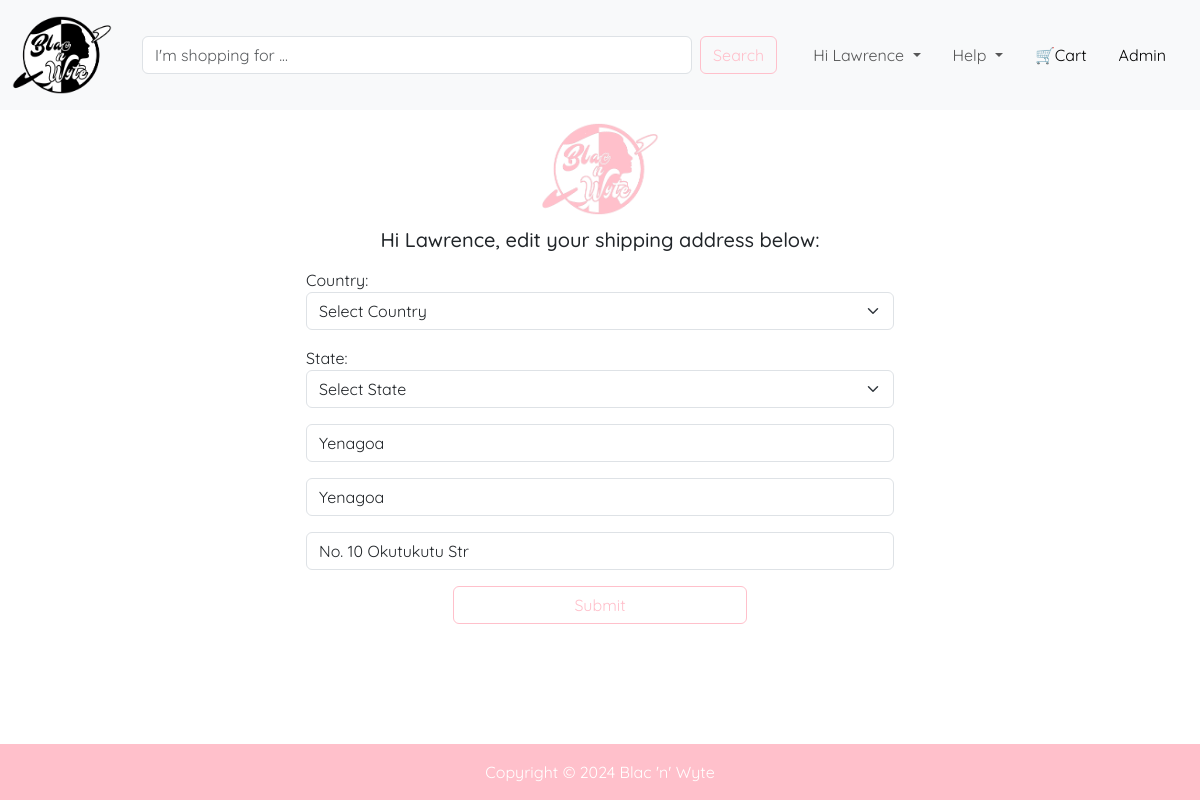
/address/1 (signed in), run on the app's committed database.
### database.py (models this page shows, shortened)
class User(db.Model, UserMixin):
    id: Mapped[int] = mapped_column(primary_key=True)
    email: Mapped[str] = mapped_column(unique=True)
    firstname: Mapped[str]
    lastname: Mapped[str]
    phone: Mapped[int] = mapped_column(Integer)
    password: Mapped[str] = mapped_column(nullable=False)
    country: Mapped[str]
    state: Mapped[str]
    localgovt: Mapped[str]
    city: Mapped[str] = mapped_column(String(70))
    address: Mapped[str]
    registered_on: Mapped[DateTime] = mapped_column(DateTime, nullable=False)
    confirmed: Mapped[bool] = mapped_column(default=False, nullable=False)
    confirmed_on: Mapped[DateTime] = mapped_column(DateTime, nullable=True)
    is_admin: Mapped[bool] = mapped_column(Boolean, default=False, nullable=False)
    user_cart: Mapped[str] = relationship("Cart", back_populates="cart_user")
    user_order: Mapped[str] = relationship("Order", back_populates="order_user")

### onlinestore.py (the view, shortened to what this page needs)
@app.route('/address/<idx>', methods=["GET", "POST", "PATCH"])
@login_required
def edit_address(idx):
    form = ShippingAddressEditForm()
    user = db.session.execute(db.select(User).where(User.id == idx)).scalar()
    form.localgovt.data = user.localgovt
    form.city.data = user.city
    form.address.data = user.address
    return render_template('address_edit.html', form=form, logged_in=current_user.is_authenticated, user=current_user, year=year)

### method_override.py (called while the page is built)
    def __call__(self, environ, start_response):
        method = environ.get('HTTP_X_HTTP_METHOD_OVERRIDE', '').upper()
        if method in self.allowed_methods:
            environ['REQUEST_METHOD'] = method
        if method in self.bodyless_methods:
            environ['CONTENT_LENGTH'] = '0'
        return self.app(environ, start_response)

### onlinestore.py (called while the page is built)
@login_manager.user_loader
def user_loader(user_id):
    return db.session.execute(db.select(User).where(User.id == user_id)).scalar()

@app.before_request
def track_history():
    if request.endpoint == 'static' or request.method != 'GET':
        return
    history = session.get('history', [])
    history.append(request.url)
    if len(history) > 3:
        history.pop(0)
    session['history'] = history

### templates/address_edit.html (shortened to what this page needs)
{% extends "header.html" %}
{% block content %}
    <section id="signup" class="">
      <div class="container-fluid">
        <div class="login-logo text-center">
          <img src="{{url_for('static', filename='images/pinklogo.png')}}" alt="blacnwyte logo">
        </div>
        <h5 class="text-center">Hi {{ user.firstname }}, edit your shipping address below:</h5>
        <div class="signup">
          <form method="POST">
            {{ form.country.label }} {{ form.country }}
            {{ form.state.label }} {{ form.state }}
            {{ form.localgovt }}
            {{ form.city }}
            {{ form.address }}
            <div class="text-center d-grid gap-2 col-6 mx-auto">
              {{ form.submit }}
            </div>
          </form>
        </div>
      </div>
    </section>
{% endblock %}

### templates/header.html (shortened to what this page needs)
<!doctype html>
<html lang="en">
  <head>
    <link href="https://cdn.jsdelivr.net/npm/bootstrap@5.3.3/dist/css/bootstrap.min.css" rel="stylesheet">
    <link rel="stylesheet" href="{{ url_for('static', filename='css/style.css') }}">
  </head>
  <body>
    <nav class="navbar fixed-top navbar-expand-lg bg-body-tertiary">
      <div class="container-fluid">
        <a class="navbar-brand" href="{{ url_for('index') }}">
          <img src="{{url_for('static', filename='images/logo.png')}}" alt="Blac'n'Wyte" width="100" height="100">
        </a>
        <div class="collapse navbar-collapse" id="navbarSupportedContent">
          <form class="d-flex mx-auto" role="search">
            <input class="form-control me-2" type="search" placeholder="I'm shopping for ..." aria-label="Search">
            <button class="btn btn-outline-success" type="submit">Search</button>
          </form>
          <ul class="navbar-nav mx-auto mb-2 mb-lg-0">
            <li class="nav-item dropdown">
              {% if logged_in: %}
              <a class="nav-link dropdown-toggle" href="{{ url_for('index') }}" role="button" data-bs-toggle="dropdown" aria-expanded="false">
                Hi {{ user.firstname }}
              </a>
              {% else: %}
              <a class="nav-link dropdown-toggle" href="#" role="button" data-bs-toggle="dropdown" aria-expanded="false">
                Account
              </a>
              {% endif %}
            </li>
            <li class="nav-item dropdown ms-3">
              <a class="nav-link dropdown-toggle" href="#" role="button" data-bs-toggle="dropdown" aria-expanded="false">
                Help
              </a>
            </li>
            <li class="nav-item ms-3">
              <a class="nav-link active" href="{{ url_for('all_cart') }}" aria-current="page">🛒Cart</a>
            </li>
            {% if user.email == 'lawrence.nno@gmail.com' or user.is_admin == True %}
              <li class="nav-item ms-3">
                <a class="nav-link active" href="{{ url_for('admin.index') }}" aria-current="page">Admin</a>
              </li>
            {% else: %}
              <li class="nav-item ms-3">
                <a class="nav-link active" href="{{ url_for('index') }}" aria-current="page">Home</a>
              </li>
            {% endif %}
          </ul>
        </div>
      </div>
    </nav>
    <main>
      {% block content %}
      {% endblock %}
    </main>
    <footer class="text-center">
      Copyright &#169; {{ year }} Blac 'n' Wyte
    </footer>
  </body>
</html>

### static/css/style.css (style rules this page uses)
body { font-family: "Quicksand", sans-serif; font-optical-sizing: auto; display: flex; flex-direction: column; min-height: 100vh; }
main { flex-grow: 1 !important; }
footer { margin-top: 1rem; padding: 1rem; background-color: pink; color: white; }
.navbar { --bs-navbar-padding-x: 0; --bs-navbar-padding-y: 0; --bs-navbar-color: rgba(var(--bs-emphasis-color-rgb), 0.65); --bs-navbar-hover-color: rgba(var(--bs-emphasis-color-rgb), 0.8); --bs-navbar-disabled-color: rgba(var(--bs-emphasis-color-rgb), 0.3); --bs-navbar-active-color: rgba(var(--bs-emphasis-color-rgb), 1); --bs-navbar-brand-padding-y: 0.3125rem; --bs-navbar-brand-margin-end: 1rem; --bs-navbar-brand-font-size: 1.25rem; --bs-navbar-brand-color: rgba(var(--bs-emphasis-color-rgb), 1); --bs-navbar-brand-hover-color: rgba(var(--bs-emphasis-color-rgb), 1); --bs-navbar-nav-link-padding-x: 0.5rem; --bs-navbar-toggler-padding-y: 0.25rem; --bs-navbar-toggler-padding-x: 0.75rem; --bs-navbar-toggler-font-size: 1.25rem; --bs-navbar-toggler-border-color: rgba(var(--bs-emphasis-color-rgb), 0.15); --bs-navbar-toggler-border-radius: var(--bs-border-radius); --bs-navbar-toggler-focus-width: 0.25rem; --bs-navbar-toggler-transition: box-shadow 0.15s ease-in-out; position: relative; display: flex; flex-wrap: wrap; align-items: center; justify-content: space-between; padding: var(--bs-navbar-padding-y) var(--bs-navbar-padding-x); }
.btn-outline-success { --bs-btn-color: #FFC0CB; --bs-btn-border-color: #FFC0CB; --bs-btn-hover-color: #fff; --bs-btn-hover-bg: #FFC0CB; --bs-btn-hover-border-color: #FFC0CB; --bs-btn-focus-shadow-rgb: 25,135,84; --bs-btn-active-color: #fff; --bs-btn-active-bg: #FFC0CB; --bs-btn-active-border-color: #FFC0CB; --bs-btn-active-shadow: inset 0 3px 5px rgba(0, 0, 0, 0.125); --bs-btn-disabled-color: #FFC0CB; --bs-btn-disabled-bg: transparent; --bs-btn-disabled-border-color: #FFC0CB; --bs-gradient: none; }
.form-control.me-2 { width: 550px; }
.signup { width: 50%; margin: 1rem auto; }
.login-logo img { width: 10%; object-fit: contain; }

### data on the page
User: firstname "Lawrence", country "Select Country", state "Select State", localgovt "Yenagoa", city "Yenagoa", address "No. 10 Okutukutu Str"

### other printed values
{{ year }} "2024"
